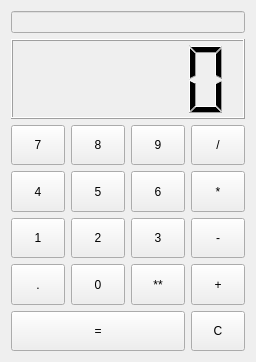
<?xml version="1.0" encoding="UTF-8"?>
<ui version="4.0">
 <class>Form</class>
 <widget class="QWidget" name="Form">
  <property name="geometry">
   <rect>
    <x>0</x>
    <y>0</y>
    <width>256</width>
    <height>362</height>
   </rect>
  </property>
  <property name="windowTitle">
   <string>Калькулятор</string>
  </property>
  <layout class="QGridLayout" name="gridLayout">
   <item row="4" column="1">
    <widget class="QToolButton" name="toolButton_8">
     <property name="sizePolicy">
      <sizepolicy hsizetype="Expanding" vsizetype="Expanding">
       <horstretch>0</horstretch>
       <verstretch>0</verstretch>
      </sizepolicy>
     </property>
     <property name="text">
      <string>8</string>
     </property>
    </widget>
   </item>
   <item row="5" column="2">
    <widget class="QToolButton" name="toolButton_6">
     <property name="sizePolicy">
      <sizepolicy hsizetype="Expanding" vsizetype="Expanding">
       <horstretch>0</horstretch>
       <verstretch>0</verstretch>
      </sizepolicy>
     </property>
     <property name="text">
      <string>6</string>
     </property>
    </widget>
   </item>
   <item row="7" column="1">
    <widget class="QToolButton" name="toolButton_0">
     <property name="sizePolicy">
      <sizepolicy hsizetype="Expanding" vsizetype="Expanding">
       <horstretch>0</horstretch>
       <verstretch>0</verstretch>
      </sizepolicy>
     </property>
     <property name="text">
      <string>0</string>
     </property>
    </widget>
   </item>
   <item row="6" column="3">
    <widget class="QToolButton" name="toolButton_min">
     <property name="sizePolicy">
      <sizepolicy hsizetype="Expanding" vsizetype="Expanding">
       <horstretch>0</horstretch>
       <verstretch>0</verstretch>
      </sizepolicy>
     </property>
     <property name="text">
      <string>-</string>
     </property>
    </widget>
   </item>
   <item row="5" column="3">
    <widget class="QToolButton" name="toolButton_mul">
     <property name="sizePolicy">
      <sizepolicy hsizetype="Expanding" vsizetype="Expanding">
       <horstretch>0</horstretch>
       <verstretch>0</verstretch>
      </sizepolicy>
     </property>
     <property name="text">
      <string>*</string>
     </property>
    </widget>
   </item>
   <item row="6" column="1">
    <widget class="QToolButton" name="toolButton_2">
     <property name="sizePolicy">
      <sizepolicy hsizetype="Expanding" vsizetype="Expanding">
       <horstretch>0</horstretch>
       <verstretch>0</verstretch>
      </sizepolicy>
     </property>
     <property name="text">
      <string>2</string>
     </property>
    </widget>
   </item>
   <item row="4" column="3">
    <widget class="QToolButton" name="toolButton_div">
     <property name="sizePolicy">
      <sizepolicy hsizetype="Expanding" vsizetype="Expanding">
       <horstretch>0</horstretch>
       <verstretch>0</verstretch>
      </sizepolicy>
     </property>
     <property name="text">
      <string>/</string>
     </property>
    </widget>
   </item>
   <item row="5" column="1">
    <widget class="QToolButton" name="toolButton_5">
     <property name="sizePolicy">
      <sizepolicy hsizetype="Expanding" vsizetype="Expanding">
       <horstretch>0</horstretch>
       <verstretch>0</verstretch>
      </sizepolicy>
     </property>
     <property name="text">
      <string>5</string>
     </property>
    </widget>
   </item>
   <item row="7" column="3">
    <widget class="QToolButton" name="toolButton_plus">
     <property name="sizePolicy">
      <sizepolicy hsizetype="Expanding" vsizetype="Expanding">
       <horstretch>0</horstretch>
       <verstretch>0</verstretch>
      </sizepolicy>
     </property>
     <property name="text">
      <string>+</string>
     </property>
    </widget>
   </item>
   <item row="6" column="2">
    <widget class="QToolButton" name="toolButton_3">
     <property name="sizePolicy">
      <sizepolicy hsizetype="Expanding" vsizetype="Expanding">
       <horstretch>0</horstretch>
       <verstretch>0</verstretch>
      </sizepolicy>
     </property>
     <property name="text">
      <string>3</string>
     </property>
    </widget>
   </item>
   <item row="3" column="0" colspan="4">
    <widget class="QLCDNumber" name="lcdNumber">
     <property name="sizePolicy">
      <sizepolicy hsizetype="Minimum" vsizetype="Expanding">
       <horstretch>0</horstretch>
       <verstretch>0</verstretch>
      </sizepolicy>
     </property>
     <property name="minimumSize">
      <size>
       <width>0</width>
       <height>80</height>
      </size>
     </property>
     <property name="maximumSize">
      <size>
       <width>16777215</width>
       <height>80</height>
      </size>
     </property>
    </widget>
   </item>
   <item row="4" column="2">
    <widget class="QToolButton" name="toolButton_9">
     <property name="sizePolicy">
      <sizepolicy hsizetype="Expanding" vsizetype="Expanding">
       <horstretch>0</horstretch>
       <verstretch>0</verstretch>
      </sizepolicy>
     </property>
     <property name="text">
      <string>9</string>
     </property>
    </widget>
   </item>
   <item row="4" column="0">
    <widget class="QToolButton" name="toolButton_7">
     <property name="sizePolicy">
      <sizepolicy hsizetype="Expanding" vsizetype="Expanding">
       <horstretch>0</horstretch>
       <verstretch>0</verstretch>
      </sizepolicy>
     </property>
     <property name="text">
      <string>7</string>
     </property>
    </widget>
   </item>
   <item row="2" column="0" colspan="4">
    <widget class="QLineEdit" name="lineEdit">
     <property name="enabled">
      <bool>false</bool>
     </property>
    </widget>
   </item>
   <item row="5" column="0">
    <widget class="QToolButton" name="toolButton_4">
     <property name="sizePolicy">
      <sizepolicy hsizetype="Expanding" vsizetype="Expanding">
       <horstretch>0</horstretch>
       <verstretch>0</verstretch>
      </sizepolicy>
     </property>
     <property name="text">
      <string>4</string>
     </property>
    </widget>
   </item>
   <item row="6" column="0">
    <widget class="QToolButton" name="toolButton_1">
     <property name="sizePolicy">
      <sizepolicy hsizetype="Expanding" vsizetype="Expanding">
       <horstretch>0</horstretch>
       <verstretch>0</verstretch>
      </sizepolicy>
     </property>
     <property name="text">
      <string>1</string>
     </property>
    </widget>
   </item>
   <item row="7" column="0">
    <widget class="QToolButton" name="toolButton_point">
     <property name="sizePolicy">
      <sizepolicy hsizetype="Expanding" vsizetype="Expanding">
       <horstretch>0</horstretch>
       <verstretch>0</verstretch>
      </sizepolicy>
     </property>
     <property name="text">
      <string>.</string>
     </property>
    </widget>
   </item>
   <item row="7" column="2">
    <widget class="QToolButton" name="toolButton_power">
     <property name="sizePolicy">
      <sizepolicy hsizetype="Expanding" vsizetype="Expanding">
       <horstretch>0</horstretch>
       <verstretch>0</verstretch>
      </sizepolicy>
     </property>
     <property name="text">
      <string>**</string>
     </property>
    </widget>
   </item>
   <item row="8" column="0" colspan="3">
    <widget class="QToolButton" name="toolButton">
     <property name="sizePolicy">
      <sizepolicy hsizetype="Expanding" vsizetype="Expanding">
       <horstretch>0</horstretch>
       <verstretch>0</verstretch>
      </sizepolicy>
     </property>
     <property name="text">
      <string>=</string>
     </property>
    </widget>
   </item>
   <item row="8" column="3">
    <widget class="QToolButton" name="toolButton_reset">
     <property name="sizePolicy">
      <sizepolicy hsizetype="Expanding" vsizetype="Expanding">
       <horstretch>0</horstretch>
       <verstretch>0</verstretch>
      </sizepolicy>
     </property>
     <property name="text">
      <string>C</string>
     </property>
    </widget>
   </item>
  </layout>
 </widget>
 <resources/>
 <connections/>
</ui>
